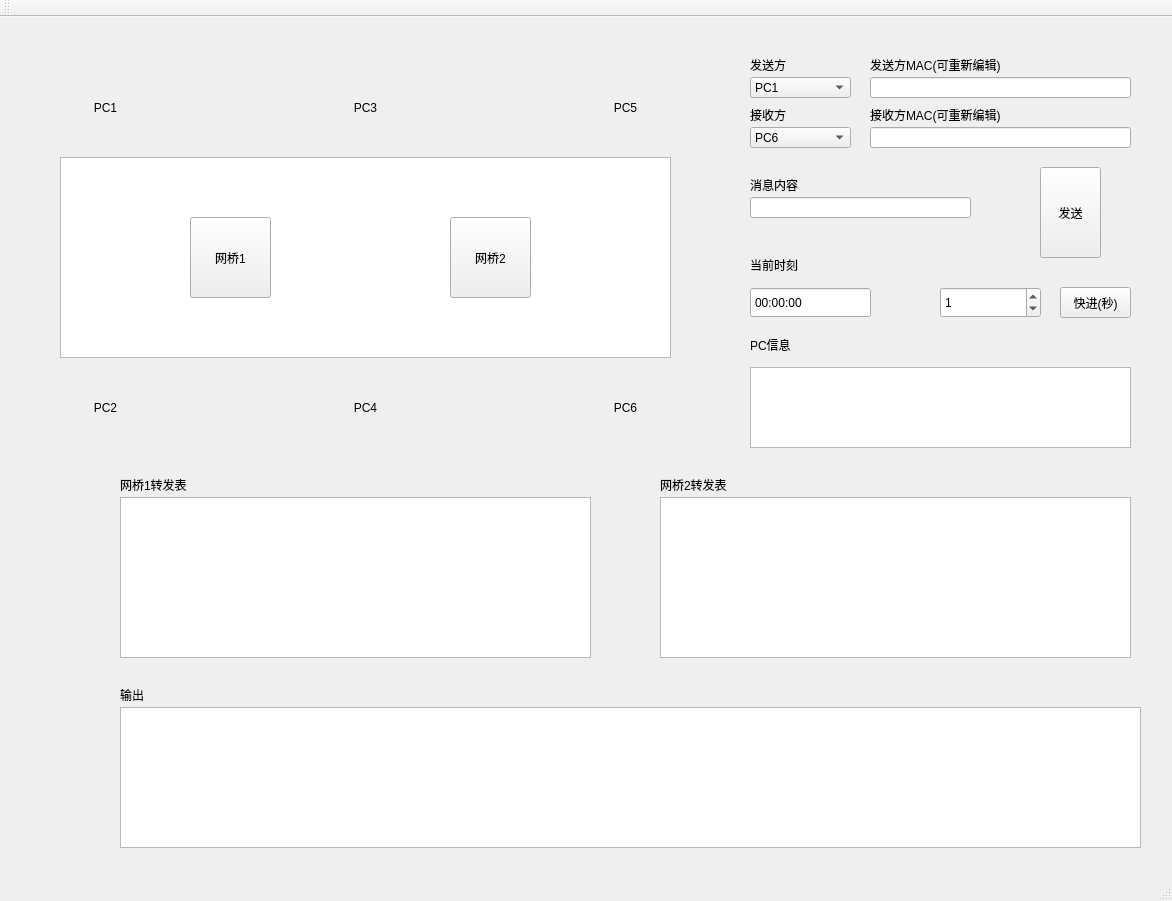
<?xml version="1.0" encoding="UTF-8"?>
<ui version="4.0">
 <class>qtClass</class>
 <widget class="QMainWindow" name="qtClass">
  <property name="geometry">
   <rect>
    <x>0</x>
    <y>0</y>
    <width>1172</width>
    <height>901</height>
   </rect>
  </property>
  <property name="windowTitle">
   <string>qt</string>
  </property>
  <widget class="QWidget" name="centralWidget">
   <widget class="QToolButton" name="PC1_toolButton">
    <property name="geometry">
     <rect>
      <x>60</x>
      <y>40</y>
      <width>91</width>
      <height>101</height>
     </rect>
    </property>
    <property name="text">
     <string>PC1</string>
    </property>
    <property name="icon">
     <iconset>
      <normaloff>Resources/PC-light.png</normaloff>Resources/PC-light.png</iconset>
    </property>
    <property name="iconSize">
     <size>
      <width>80</width>
      <height>80</height>
     </size>
    </property>
    <property name="toolButtonStyle">
     <enum>Qt::ToolButtonTextUnderIcon</enum>
    </property>
    <property name="autoRaise">
     <bool>true</bool>
    </property>
   </widget>
   <widget class="QToolButton" name="PC2_toolButton">
    <property name="geometry">
     <rect>
      <x>60</x>
      <y>340</y>
      <width>91</width>
      <height>101</height>
     </rect>
    </property>
    <property name="text">
     <string>PC2</string>
    </property>
    <property name="icon">
     <iconset>
      <normaloff>Resources/PC-light.png</normaloff>Resources/PC-light.png</iconset>
    </property>
    <property name="iconSize">
     <size>
      <width>80</width>
      <height>80</height>
     </size>
    </property>
    <property name="toolButtonStyle">
     <enum>Qt::ToolButtonTextUnderIcon</enum>
    </property>
    <property name="autoRaise">
     <bool>true</bool>
    </property>
   </widget>
   <widget class="QToolButton" name="PC3_toolButton">
    <property name="geometry">
     <rect>
      <x>320</x>
      <y>40</y>
      <width>91</width>
      <height>101</height>
     </rect>
    </property>
    <property name="text">
     <string>PC3</string>
    </property>
    <property name="icon">
     <iconset>
      <normaloff>Resources/PC-light.png</normaloff>Resources/PC-light.png</iconset>
    </property>
    <property name="iconSize">
     <size>
      <width>80</width>
      <height>80</height>
     </size>
    </property>
    <property name="toolButtonStyle">
     <enum>Qt::ToolButtonTextUnderIcon</enum>
    </property>
    <property name="autoRaise">
     <bool>true</bool>
    </property>
   </widget>
   <widget class="QToolButton" name="PC4_toolButton">
    <property name="geometry">
     <rect>
      <x>320</x>
      <y>340</y>
      <width>91</width>
      <height>101</height>
     </rect>
    </property>
    <property name="text">
     <string>PC4</string>
    </property>
    <property name="icon">
     <iconset>
      <normaloff>Resources/PC-light.png</normaloff>Resources/PC-light.png</iconset>
    </property>
    <property name="iconSize">
     <size>
      <width>80</width>
      <height>80</height>
     </size>
    </property>
    <property name="toolButtonStyle">
     <enum>Qt::ToolButtonTextUnderIcon</enum>
    </property>
    <property name="autoRaise">
     <bool>true</bool>
    </property>
   </widget>
   <widget class="QToolButton" name="PC5_toolButton">
    <property name="geometry">
     <rect>
      <x>580</x>
      <y>40</y>
      <width>91</width>
      <height>101</height>
     </rect>
    </property>
    <property name="text">
     <string>PC5</string>
    </property>
    <property name="icon">
     <iconset>
      <normaloff>Resources/PC-light.png</normaloff>Resources/PC-light.png</iconset>
    </property>
    <property name="iconSize">
     <size>
      <width>80</width>
      <height>80</height>
     </size>
    </property>
    <property name="toolButtonStyle">
     <enum>Qt::ToolButtonTextUnderIcon</enum>
    </property>
    <property name="autoRaise">
     <bool>true</bool>
    </property>
   </widget>
   <widget class="QToolButton" name="PC6_toolButton">
    <property name="geometry">
     <rect>
      <x>580</x>
      <y>340</y>
      <width>91</width>
      <height>101</height>
     </rect>
    </property>
    <property name="text">
     <string>PC6</string>
    </property>
    <property name="icon">
     <iconset>
      <normaloff>Resources/PC-light.png</normaloff>Resources/PC-light.png</iconset>
    </property>
    <property name="iconSize">
     <size>
      <width>80</width>
      <height>80</height>
     </size>
    </property>
    <property name="toolButtonStyle">
     <enum>Qt::ToolButtonTextUnderIcon</enum>
    </property>
    <property name="autoRaise">
     <bool>true</bool>
    </property>
   </widget>
   <widget class="QGraphicsView" name="graphicsView">
    <property name="geometry">
     <rect>
      <x>60</x>
      <y>140</y>
      <width>611</width>
      <height>201</height>
     </rect>
    </property>
   </widget>
   <widget class="QToolButton" name="TB1_toolButton">
    <property name="geometry">
     <rect>
      <x>190</x>
      <y>200</y>
      <width>81</width>
      <height>81</height>
     </rect>
    </property>
    <property name="text">
     <string>网桥1</string>
    </property>
    <property name="icon">
     <iconset resource="qt.qrc">
      <normaloff>:/qt/Resources/TB.png</normaloff>:/qt/Resources/TB.png</iconset>
    </property>
    <property name="iconSize">
     <size>
      <width>80</width>
      <height>80</height>
     </size>
    </property>
    <property name="toolButtonStyle">
     <enum>Qt::ToolButtonTextUnderIcon</enum>
    </property>
   </widget>
   <widget class="QToolButton" name="TB2_toolButton">
    <property name="geometry">
     <rect>
      <x>450</x>
      <y>200</y>
      <width>81</width>
      <height>81</height>
     </rect>
    </property>
    <property name="text">
     <string>网桥2</string>
    </property>
    <property name="icon">
     <iconset resource="qt.qrc">
      <normaloff>:/qt/Resources/TB.png</normaloff>:/qt/Resources/TB.png</iconset>
    </property>
    <property name="iconSize">
     <size>
      <width>80</width>
      <height>80</height>
     </size>
    </property>
    <property name="toolButtonStyle">
     <enum>Qt::ToolButtonTextUnderIcon</enum>
    </property>
   </widget>
   <widget class="QTableView" name="PC_detailTable">
    <property name="geometry">
     <rect>
      <x>750</x>
      <y>350</y>
      <width>381</width>
      <height>81</height>
     </rect>
    </property>
   </widget>
   <widget class="QTableView" name="TB1_detailTable">
    <property name="geometry">
     <rect>
      <x>120</x>
      <y>480</y>
      <width>471</width>
      <height>161</height>
     </rect>
    </property>
   </widget>
   <widget class="QSpinBox" name="spinBox">
    <property name="geometry">
     <rect>
      <x>940</x>
      <y>270</y>
      <width>101</width>
      <height>31</height>
     </rect>
    </property>
    <property name="alignment">
     <set>Qt::AlignLeading|Qt::AlignLeft|Qt::AlignVCenter</set>
    </property>
    <property name="value">
     <number>1</number>
    </property>
   </widget>
   <widget class="QToolButton" name="goAhead_toolButton">
    <property name="geometry">
     <rect>
      <x>1060</x>
      <y>270</y>
      <width>71</width>
      <height>31</height>
     </rect>
    </property>
    <property name="text">
     <string>快进(秒)</string>
    </property>
    <property name="toolButtonStyle">
     <enum>Qt::ToolButtonTextOnly</enum>
    </property>
    <property name="autoRaise">
     <bool>false</bool>
    </property>
   </widget>
   <widget class="QTableView" name="TB2_detailTable">
    <property name="geometry">
     <rect>
      <x>660</x>
      <y>480</y>
      <width>471</width>
      <height>161</height>
     </rect>
    </property>
   </widget>
   <widget class="QLineEdit" name="message_lineEdit">
    <property name="geometry">
     <rect>
      <x>750</x>
      <y>180</y>
      <width>221</width>
      <height>21</height>
     </rect>
    </property>
   </widget>
   <widget class="QComboBox" name="send_comboBox">
    <property name="geometry">
     <rect>
      <x>750</x>
      <y>60</y>
      <width>101</width>
      <height>21</height>
     </rect>
    </property>
    <item>
     <property name="text">
      <string>PC1</string>
     </property>
    </item>
    <item>
     <property name="text">
      <string>PC2</string>
     </property>
    </item>
    <item>
     <property name="text">
      <string>PC3</string>
     </property>
    </item>
    <item>
     <property name="text">
      <string>PC4</string>
     </property>
    </item>
    <item>
     <property name="text">
      <string>PC5</string>
     </property>
    </item>
    <item>
     <property name="text">
      <string>PC6</string>
     </property>
    </item>
   </widget>
   <widget class="QLabel" name="label">
    <property name="geometry">
     <rect>
      <x>750</x>
      <y>40</y>
      <width>72</width>
      <height>15</height>
     </rect>
    </property>
    <property name="text">
     <string>发送方</string>
    </property>
   </widget>
   <widget class="QLabel" name="label_2">
    <property name="geometry">
     <rect>
      <x>750</x>
      <y>90</y>
      <width>72</width>
      <height>15</height>
     </rect>
    </property>
    <property name="text">
     <string>接收方</string>
    </property>
   </widget>
   <widget class="QLabel" name="label_3">
    <property name="geometry">
     <rect>
      <x>750</x>
      <y>160</y>
      <width>72</width>
      <height>15</height>
     </rect>
    </property>
    <property name="text">
     <string>消息内容</string>
    </property>
   </widget>
   <widget class="QToolButton" name="sendMessage_toolButton">
    <property name="geometry">
     <rect>
      <x>1040</x>
      <y>150</y>
      <width>61</width>
      <height>91</height>
     </rect>
    </property>
    <property name="text">
     <string>发送</string>
    </property>
    <property name="icon">
     <iconset resource="qt.qrc">
      <normaloff>:/qt/Resources/ok.jfif</normaloff>:/qt/Resources/ok.jfif</iconset>
    </property>
    <property name="iconSize">
     <size>
      <width>80</width>
      <height>80</height>
     </size>
    </property>
    <property name="checkable">
     <bool>false</bool>
    </property>
    <property name="autoRepeat">
     <bool>false</bool>
    </property>
    <property name="toolButtonStyle">
     <enum>Qt::ToolButtonTextUnderIcon</enum>
    </property>
   </widget>
   <widget class="QComboBox" name="recv_comboBox">
    <property name="geometry">
     <rect>
      <x>750</x>
      <y>110</y>
      <width>101</width>
      <height>21</height>
     </rect>
    </property>
    <property name="currentText">
     <string>PC6</string>
    </property>
    <property name="currentIndex">
     <number>5</number>
    </property>
    <item>
     <property name="text">
      <string>PC1</string>
     </property>
    </item>
    <item>
     <property name="text">
      <string>PC2</string>
     </property>
    </item>
    <item>
     <property name="text">
      <string>PC3</string>
     </property>
    </item>
    <item>
     <property name="text">
      <string>PC4</string>
     </property>
    </item>
    <item>
     <property name="text">
      <string>PC5</string>
     </property>
    </item>
    <item>
     <property name="text">
      <string>PC6</string>
     </property>
    </item>
   </widget>
   <widget class="QLabel" name="label_4">
    <property name="geometry">
     <rect>
      <x>120</x>
      <y>460</y>
      <width>131</width>
      <height>16</height>
     </rect>
    </property>
    <property name="text">
     <string>网桥1转发表</string>
    </property>
   </widget>
   <widget class="QLabel" name="label_5">
    <property name="geometry">
     <rect>
      <x>660</x>
      <y>460</y>
      <width>131</width>
      <height>16</height>
     </rect>
    </property>
    <property name="text">
     <string>网桥2转发表</string>
    </property>
   </widget>
   <widget class="QLabel" name="label_6">
    <property name="geometry">
     <rect>
      <x>750</x>
      <y>320</y>
      <width>131</width>
      <height>16</height>
     </rect>
    </property>
    <property name="text">
     <string>PC信息</string>
    </property>
   </widget>
   <widget class="QLabel" name="label_7">
    <property name="geometry">
     <rect>
      <x>870</x>
      <y>90</y>
      <width>161</width>
      <height>16</height>
     </rect>
    </property>
    <property name="text">
     <string>接收方MAC(可重新编辑)</string>
    </property>
   </widget>
   <widget class="QLabel" name="label_8">
    <property name="geometry">
     <rect>
      <x>870</x>
      <y>40</y>
      <width>161</width>
      <height>16</height>
     </rect>
    </property>
    <property name="text">
     <string>发送方MAC(可重新编辑)</string>
    </property>
   </widget>
   <widget class="QLineEdit" name="senderMAC_lineEdit">
    <property name="geometry">
     <rect>
      <x>870</x>
      <y>60</y>
      <width>261</width>
      <height>21</height>
     </rect>
    </property>
   </widget>
   <widget class="QLineEdit" name="recverMAC_lineEdit">
    <property name="geometry">
     <rect>
      <x>870</x>
      <y>110</y>
      <width>261</width>
      <height>21</height>
     </rect>
    </property>
   </widget>
   <widget class="QTimeEdit" name="timeEdit">
    <property name="geometry">
     <rect>
      <x>750</x>
      <y>270</y>
      <width>121</width>
      <height>31</height>
     </rect>
    </property>
    <property name="readOnly">
     <bool>true</bool>
    </property>
    <property name="buttonSymbols">
     <enum>QAbstractSpinBox::NoButtons</enum>
    </property>
    <property name="displayFormat">
     <string>HH:mm:ss</string>
    </property>
   </widget>
   <widget class="QLabel" name="label_9">
    <property name="geometry">
     <rect>
      <x>750</x>
      <y>240</y>
      <width>72</width>
      <height>15</height>
     </rect>
    </property>
    <property name="text">
     <string>当前时刻</string>
    </property>
   </widget>
   <widget class="QTextBrowser" name="messageBox">
    <property name="geometry">
     <rect>
      <x>120</x>
      <y>690</y>
      <width>1021</width>
      <height>141</height>
     </rect>
    </property>
    <property name="horizontalScrollBarPolicy">
     <enum>Qt::ScrollBarAlwaysOff</enum>
    </property>
   </widget>
   <widget class="QLabel" name="label_10">
    <property name="geometry">
     <rect>
      <x>120</x>
      <y>670</y>
      <width>131</width>
      <height>16</height>
     </rect>
    </property>
    <property name="text">
     <string>输出</string>
    </property>
   </widget>
   <zorder>graphicsView</zorder>
   <zorder>PC5_toolButton</zorder>
   <zorder>PC3_toolButton</zorder>
   <zorder>PC1_toolButton</zorder>
   <zorder>PC4_toolButton</zorder>
   <zorder>PC6_toolButton</zorder>
   <zorder>PC2_toolButton</zorder>
   <zorder>TB1_toolButton</zorder>
   <zorder>TB2_toolButton</zorder>
   <zorder>PC_detailTable</zorder>
   <zorder>TB1_detailTable</zorder>
   <zorder>spinBox</zorder>
   <zorder>goAhead_toolButton</zorder>
   <zorder>TB2_detailTable</zorder>
   <zorder>message_lineEdit</zorder>
   <zorder>send_comboBox</zorder>
   <zorder>label</zorder>
   <zorder>label_2</zorder>
   <zorder>label_3</zorder>
   <zorder>sendMessage_toolButton</zorder>
   <zorder>recv_comboBox</zorder>
   <zorder>label_4</zorder>
   <zorder>label_5</zorder>
   <zorder>label_6</zorder>
   <zorder>label_7</zorder>
   <zorder>label_8</zorder>
   <zorder>senderMAC_lineEdit</zorder>
   <zorder>recverMAC_lineEdit</zorder>
   <zorder>timeEdit</zorder>
   <zorder>label_9</zorder>
   <zorder>messageBox</zorder>
   <zorder>label_10</zorder>
  </widget>
  <widget class="QMenuBar" name="menuBar">
   <property name="geometry">
    <rect>
     <x>0</x>
     <y>0</y>
     <width>1172</width>
     <height>26</height>
    </rect>
   </property>
  </widget>
  <widget class="QToolBar" name="mainToolBar">
   <attribute name="toolBarArea">
    <enum>TopToolBarArea</enum>
   </attribute>
   <attribute name="toolBarBreak">
    <bool>false</bool>
   </attribute>
  </widget>
  <widget class="QStatusBar" name="statusBar"/>
 </widget>
 <layoutdefault spacing="6" margin="11"/>
 <resources>
  <include location="qt.qrc"/>
 </resources>
 <connections/>
</ui>
